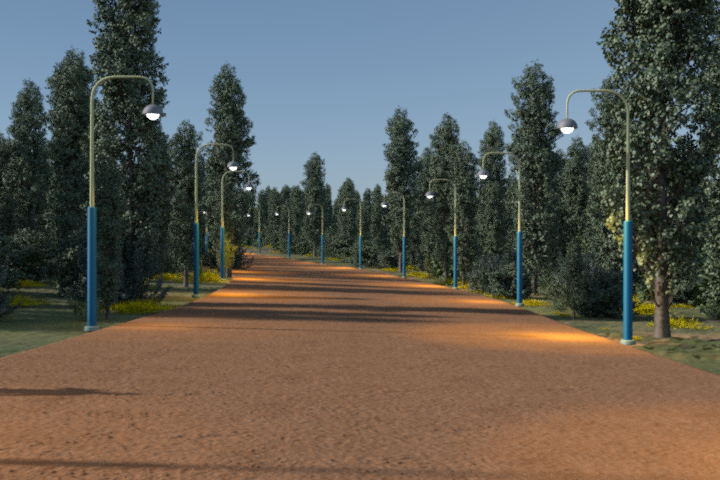
#> input picture data/train_data/train_data/image_1001.png, 720 x 480 px; its folder holds only this picture in this run
$ jupyter execute --allow-errors detection_by_shadow_baseline_notebook.ipynb
#> lines starting #> are read from the running program, lines starting #| are printed output that depends on the picture; after the words box and inside, x2 and y2 are one past the last pixel; in counts of white or black regions, pixels touching at a corner belong together
# Detection by Shadow — Notebook Baseline

This notebook builds a **first machine learning baseline** for the Kaggle challenge.

The idea is:

1. Read the training images and JSON labels
2. Extract **shadow geometry features** from each image with OpenCV
3. Convert the original box labels into easier training targets:
   - `side`
   - `y_bottom`
   - `height`
   - `width`
   - `x_offset`
4. Train small models on those targets
5. Reconstruct the final:
   - `xmin`
   - `ymin`
   - `xmax`
   - `ymax`
6. Create a `submission.csv`

This is a **structured baseline**:
- OpenCV handles the shadow features
- classical ML handles the predictions
- then we reconstruct the final bounding box

## 1. Imports

[cell 1]
import os
import json
import glob
import math
import warnings

import cv2
import numpy as np
import pandas as pd
import matplotlib.pyplot as plt

from sklearn.ensemble import RandomForestClassifier, RandomForestRegressor
from sklearn.model_selection import train_test_split

## 2. Configuration

Adjust these paths if needed.
On Kaggle, they should normally point to the competition dataset.

[cell 2]
warnings.filterwarnings("ignore")

TRAIN_DIR = "C:/Users/pa3kg/OneDrive/Документи/Brabant_Hack2026/data/train_data/train_data"
TEST_DIR = "C:/Users/pa3kg/OneDrive/Документи/Brabant_Hack2026/data/test_data/test_data"
SAMPLE_SUBMISSION_PATH = "/data/submission_example.csv"

IMAGE_EXTENSIONS = [".png", ".jpg", ".jpeg"]
RANDOM_STATE = 42

[cell 3]
def get_image_paths(folder):
    return sorted(glob.glob(os.path.join(folder, "*.png")))

print("Train images:", len(get_image_paths(TRAIN_DIR)))
print("Test images:", len(get_image_paths(TEST_DIR)))

print("First few train files:")
for p in get_image_paths(TRAIN_DIR)[:5]:
    print(os.path.basename(p))

[cell 4]
for img_path in get_image_paths(TRAIN_DIR)[:5]:
    stem = os.path.splitext(os.path.basename(img_path))[0]
    json_path = os.path.join(TRAIN_DIR, f"{stem}.json")
    print(stem, "->", os.path.exists(json_path))

## 3. Small helper functions

[cell 5]
def load_image(path: str) -> np.ndarray:
    data = np.fromfile(path, dtype=np.uint8)
    img = cv2.imdecode(data, cv2.IMREAD_COLOR)
    if img is None:
        raise FileNotFoundError(f"Could not read image: {path}")
    return img

def load_json(path: str) -> dict:
    with open(path, "r") as f:
        return json.load(f)

def get_image_paths(folder: str):
    paths = []
    for ext in IMAGE_EXTENSIONS:
        paths.extend(glob.glob(os.path.join(folder, f"*{ext}")))
    return sorted(paths)

def safe_div(a, b, default=0.0):
    return a / b if b != 0 else default

## 4. Turn the original JSON into more useful targets

The competition wants:

- `xmin`
- `ymin`
- `xmax`
- `ymax`

But during training it is often easier to learn:

- `side` → left or right of frame
- `y_bottom` → bottom of the box
- `height`
- `width`
- `x_offset` → how far outside the frame the person is

Then later we reconstruct the final box.

[cell 6]
# [38 lines left out: function extract_targets_from_json, not called in this run]

## 5. Shadow extraction

This is a simple first version:

- convert to grayscale
- blur
- threshold dark pixels
- clean with morphology

Because the dataset is synthetic, a simple mask can already work surprisingly well.

[cell 7]
# [22 lines left out: function find_shadow_contour, not called in this run]

def compute_shadow_mask(img):
    h, w = img.shape[:2]

    # Keep only the lower part where the road and shadow are likely to be
    y_start = int(h * 0.55)
    roi = img[y_start:, :]

    gray = cv2.cvtColor(roi, cv2.COLOR_BGR2GRAY)
    gray_blur = cv2.GaussianBlur(gray, (7, 7), 0)

    # Simple dark-region threshold
    _, mask = cv2.threshold(gray_blur, 85, 255, cv2.THRESH_BINARY_INV)

    # Clean up
    kernel = np.ones((5, 5), np.uint8)
    mask = cv2.morphologyEx(mask, cv2.MORPH_OPEN, kernel)
    mask = cv2.morphologyEx(mask, cv2.MORPH_CLOSE, kernel)

    return roi, gray_blur, mask, y_start

def largest_contour(mask):
    contours, _ = cv2.findContours(mask, cv2.RETR_EXTERNAL, cv2.CHAIN_APPROX_SIMPLE)

    best = None
    best_score = -1
    h, w = mask.shape[:2]

    for c in contours:
        area = cv2.contourArea(c)
        if area < 50 or area > 4000:
            continue

        x, y, bw, bh = cv2.boundingRect(c)
        aspect = bw / (bh + 1e-6)
        cy = y + bh / 2

        # Prefer elongated blobs
        if aspect < 1.3:
            continue

        # Prefer blobs lower in the ROI
        score = area * (1 + cy / h)

        if score > best_score:
            best = c
            best_score = score

    return best

## 6. PCA line fit on the shadow

This tries to find the **main axis** of the shadow.

That gives us:
- a center point
- a main direction
- an approximate angle

[cell 8]
def fit_pca_features(contour: np.ndarray):
    pts = contour.reshape(-1, 2).astype(np.float32)

    if len(pts) < 5:
        return {
            "pca_cx": 0.0,
            "pca_cy": 0.0,
            "major_dx": 1.0,
            "major_dy": 0.0,
            "major_len": 0.0,
            "minor_len": 0.0,
            "angle_deg": 0.0,
        }

    mean, eigenvectors, eigenvalues = cv2.PCACompute2(pts, mean=np.empty((0)))
    cx, cy = mean[0]

    major = eigenvectors[0]
    major_dx, major_dy = float(major[0]), float(major[1])

    major_len = float(np.sqrt(eigenvalues[0][0])) if eigenvalues.shape[0] > 0 else 0.0
    minor_len = float(np.sqrt(eigenvalues[1][0])) if eigenvalues.shape[0] > 1 else 0.0
    angle_deg = float(np.degrees(np.arctan2(major_dy, major_dx)))

    return {
        "pca_cx": float(cx),
        "pca_cy": float(cy),
        "major_dx": major_dx,
        "major_dy": major_dy,
        "major_len": major_len,
        "minor_len": minor_len,
        "angle_deg": angle_deg,
    }

## 7. Border-intersection features

We also compute where the shadow axis would hit the image borders.
These can be surprisingly useful features for predicting the off-screen person.

[cell 9]
# [21 lines left out: function line_border_intersections, not called in this run]

## 8. Full feature extraction from one image

This collects:

- contour features
- bounding box of the shadow
- extremal points
- grayscale stats
- PCA features
- border-intersection features
- normalized variants

[cell 10]
# [210 lines left out: functions get_pca_tip_points, extract_shadow_features, not called in this run]

## 9. Quick visual debug

This helps you check whether the mask and contour make sense on a sample image.

[cell 11]
def show_shadow_debug(image_path):
    img = load_image(image_path)
#> in load_image, img is the input picture: shape (480, 720, 3); mean B, G, R 85.1, 92.4, 95.9
    roi, gray_blur, mask, y_start = compute_shadow_mask(img)
#> in compute_shadow_mask, `roi = img[y_start:, :]`:
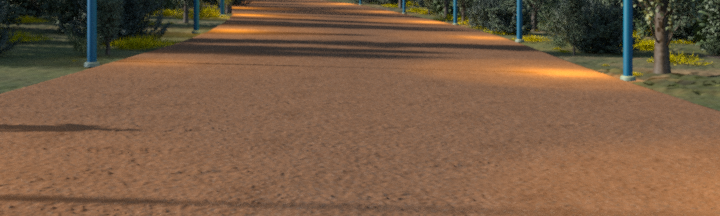
#> roi: shape (216, 720, 3); mean B, G, R 69, 92.5, 119.8
#> in compute_shadow_mask, `gray = cv2.cvtColor(roi, cv2.COLOR_BGR2GRAY)`:
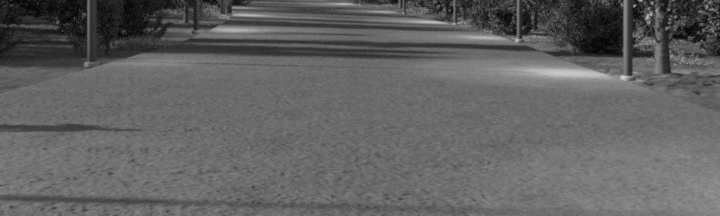
#> gray: shape (216, 720); min 1, max 210, mean 98
#> in compute_shadow_mask, `_, mask = cv2.threshold(gray_blur, 85, 255, cv2.THRESH_BINARY_INV)`:
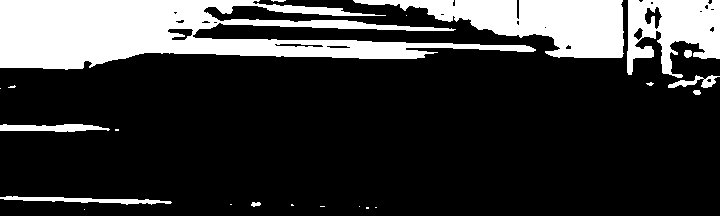
#> mask: shape (216, 720); 21.6% white; 22 white regions (12 under 20 px), largest, box (x1, y1, x2, y2) and area: (0, 0, 536, 70) 19109, (353, 0, 624, 58) 7995, (627, 0, 720, 78) 4630
#> in compute_shadow_mask, `mask = cv2.morphologyEx(mask, cv2.MORPH_OPEN, kernel)`:
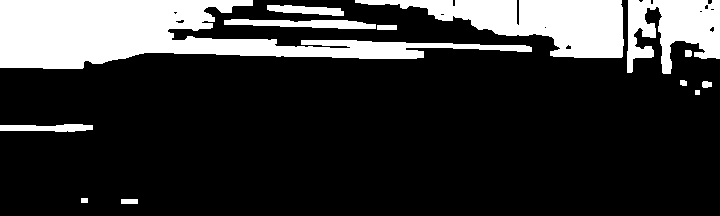
#> mask: shape (216, 720); 20.4% white; 13 white regions, largest, box (x1, y1, x2, y2) and area: (0, 0, 532, 69) 16799, (355, 0, 624, 58) 7925, (627, 0, 720, 74) 4476
#> in compute_shadow_mask, `mask = cv2.morphologyEx(mask, cv2.MORPH_CLOSE, kernel)`:
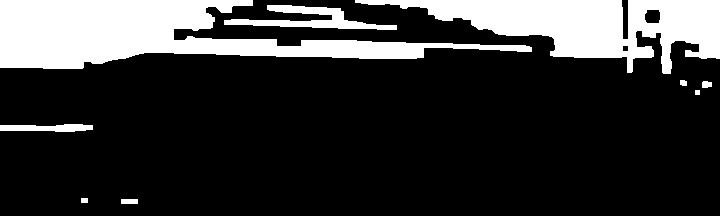
#> mask: shape (216, 720); 20.8% white; 9 white regions
#> y_start = 264
    contour = largest_contour(mask)
#> in largest_contour, `contours, _ = cv2.findContours(mask, cv2.RETR_EXTERNAL, cv2.CHAIN_APPR..`: contours = 9 contours, 1 with area under 20; largest, box (x1, y1, x2, y2) and area: (0, 0, 532, 69) 16314, (355, 0, 720, 74) 12434, (224, 5, 397, 30) 1461, (0, 124, 93, 132) 472, (121, 199, 138, 204) 64, (702, 81, 712, 88) 46, (680, 80, 687, 86) 27, (81, 198, 88, 203) 24
#> the loop in largest_contour, `for c in contours:` made 9 passes
#> (area, x, y, bw, bh, aspect, cy, score) on pass 1: (64, 121, 199, 17, 5, 3.4, 201.5, 123.7)
#> (area, x, y, bw, bh, aspect, cy, score) on passes 3, 7: (472.5, 0, 124, 93, 8, 11.62, 128, 752.5), (1461, 224, 5, 173, 25, 6.92, 17.5, 1579.4)
#> after the loop in largest_contour, `for c in contours:`: best = contour of 60 points, box (x1, y1, x2, y2) (224, 5, 397, 30), area 1461; best_score = 1579.4
#> contour has the same summary as best in largest_contour

    debug_roi = roi.copy()

    if contour is not None and len(contour) >= 5:
        cv2.drawContours(debug_roi, [contour], -1, (0, 255, 0), 2)

        pca = fit_pca_features(contour)
#> in fit_pca_features, `pts = contour.reshape(-1, 2).astype(np.float32)`: pts = 60 pairs, first value 224 to 396, second value 5 to 29
#> in fit_pca_features, `mean, eigenvectors, eigenvalues = cv2.PCACompute2(pts, mean=np.empty((..`: mean = [[312.9, 17.72]]; eigenvectors = [[0.999, 0.0473], [-0.0473, 0.999]]; eigenvalues = [1955.2, 45.77]
#> in fit_pca_features, `cx, cy = mean[0]`: cx = 312.9; cy = 17.72
#> in fit_pca_features, `major = eigenvectors[0]`: major = [0.999, 0.0473]
#> in fit_pca_features, `major_dx, major_dy = float(major[0]), float(major[1])`: major_dx = 0.999; major_dy = 0.0473
#> in fit_pca_features, `major_len = float(np.sqrt(eigenvalues[0][0])) if eigenvalues.shape[0] ..`: major_len = 44.22
#> in fit_pca_features, `minor_len = float(np.sqrt(eigenvalues[1][0])) if eigenvalues.shape[0] ..`: minor_len = 6.77
#> in fit_pca_features, `angle_deg = float(np.degrees(np.arctan2(major_dy, major_dx)))`: angle_deg = 2.71
#> pca = {'pca_cx': 312.9, 'pca_cy': 17.72, 'major_dx': 0.999, 'major_dy': 0.0473, 'major_len': 44.22, 'minor_len': 6.77, 'angle_deg': 2.71}
        cx, cy = int(pca["pca_cx"]), int(pca["pca_cy"])
#> cx = 312; cy = 17
        dx, dy = pca["major_dx"], pca["major_dy"]
#> dx = 0.999; dy = 0.0473

        pt1 = (int(cx - 200 * dx), int(cy - 200 * dy))
#> pt1 = (112, 7)
        pt2 = (int(cx + 200 * dx), int(cy + 200 * dy))
#> pt2 = (511, 26)
        cv2.line(debug_roi, pt1, pt2, (255, 0, 0), 2)
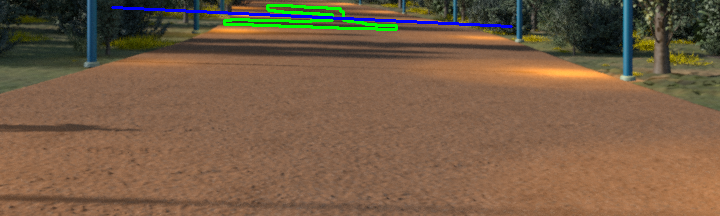
#> debug_roi: shape (216, 720, 3); mean B, G, R 70, 93.5, 118
        cv2.circle(debug_roi, (cx, cy), 5, (0, 0, 255), -1)
#> debug_roi: shape (216, 720, 3); 0.05% of pixels changed, all inside (x1, y1, x2, y2) = (307, 12, 318, 23)

    fig, axes = plt.subplots(1, 4, figsize=(22, 5))
    axes[0].imshow(cv2.cvtColor(img, cv2.COLOR_BGR2RGB))
    axes[0].set_title("Original")

    axes[1].imshow(gray_blur, cmap="gray")
    axes[1].set_title("Gray ROI")

    axes[2].imshow(mask, cmap="gray")
    axes[2].set_title("Shadow Mask")

    axes[3].imshow(cv2.cvtColor(debug_roi, cv2.COLOR_BGR2RGB))
    axes[3].set_title("Chosen Contour + PCA")

    for ax in axes:
        ax.axis("off")
    plt.show()
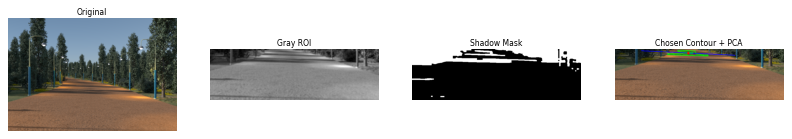
#> figure drawn by matplotlib, 4 panels
